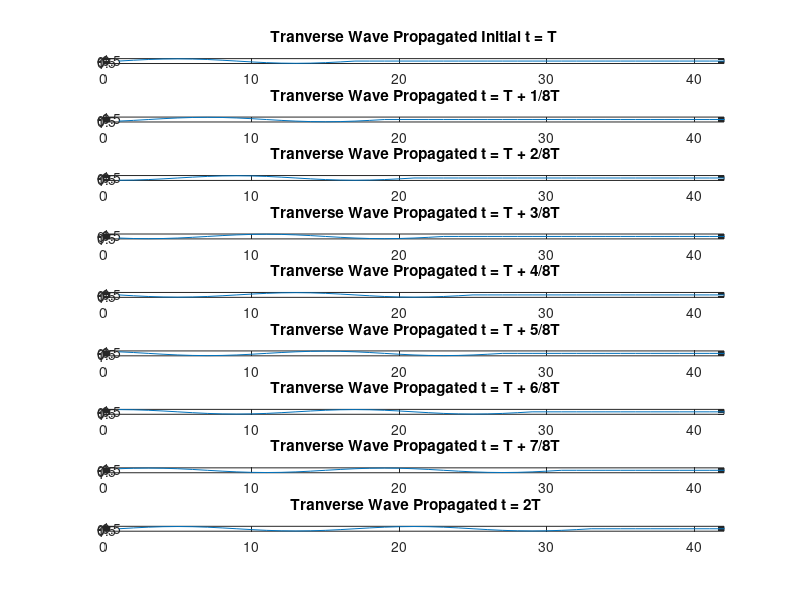

Here is the MATLAB script that generated this plot:
%---------------------------------------------------------------------
% file name : hmwk_1_prob_4.m
% Student: Ray Duran
% Date: 9/12/21
% Class : EECS 590 Professor Liang, Fall Semester
% University of North Dakota
% Descr: Model traverse wave nature of light
%---------------------------------------------------------------------
A = 1;
t = [-3*pi:pi/8:2*pi]
y_leading_zeros = zeros(1,83);
y = sin(t - pi );

% pad zeros in front of wave
y_padded = [ y y_leading_zeros];

%plot(t,y)
debug = 1;

t_sample = 1 : 100;

% initial position
figure(1)
subplot(9,1,1)
plot(t_sample,y_padded(t_sample+24))
axis([0 42 -1.1 1.1]);
title('Tranverse Wave Propagated Initial t = T')

%  Transverse wave at 1/8T
y_at_18 = circshift(y_padded,2);% propagate for light ; In model just do a circular shift
subplot(9,1,2)
plot(t_sample,y_at_18(t_sample+24))
axis([0 42 -1.1 1.1]);
title(' Tranverse Wave Propagated t = T + 1/8T')

%  Transverse wave at 2/8T
y_at_28 = circshift(y_padded,4);% propagate for light ; In model just do a circular shift
subplot(9,1,3)
plot(t_sample,y_at_28(t_sample+24))
axis([0 42 -1.1 1.1]);
title(' Tranverse Wave Propagated t = T + 2/8T')

%  Transverse wave at 3/8T
y_at_38 = circshift(y_padded,6);% propagate for light ; In model just do a circular shift
subplot(9,1,4)
plot(t_sample,y_at_38(t_sample+24))
axis([0 42 -1.1 1.1]);
title(' Tranverse Wave Propagated t = T + 3/8T')

%  Transverse wave at 4/8T
y_at_48 = circshift(y_padded,8);% propagate for light ; In model just do a circular shift
subplot(9,1,5)
plot(t_sample,y_at_48(t_sample+24))
axis([0 42 -1.1 1.1]);
title(' Tranverse Wave Propagated t = T + 4/8T')

%  Transverse wave at 5/8T
y_at_58 = circshift(y_padded,10);% propagate for light ; In model just do a circular shift
subplot(9,1,6)
plot(t_sample,y_at_58(t_sample+24))
axis([0 42 -1.1 1.1]);
title(' Tranverse Wave Propagated t = T + 5/8T')

%  Transverse wave at 6/8T
y_at_68 = circshift(y_padded,12);% propagate for light ; In model just do a circular shift
subplot(9,1,7)
plot(t_sample,y_at_68(t_sample+24))
axis([0 42 -1.1 1.1]);
title(' Tranverse Wave Propagated t = T + 6/8T')

%  Transverse wave at 7/8T
y_at_78 = circshift(y_padded,14);% propagate for light ; In model just do a circular shift
subplot(9,1,8)
plot(t_sample,y_at_78(t_sample+24))
axis([0 42 -1.1 1.1]);
title(' Tranverse Wave Propagated t = T + 7/8T')


%  Transverse wave at 8/8T
y_at_88 = circshift(y_padded,16);% propagate for light ; In model just do a circular shift
subplot(9,1,9)
plot(t_sample,y_at_88(t_sample+24))
axis([0 42 -1.1 1.1]);
title(' Tranverse Wave Propagated t = 2T')

debug = 1;
